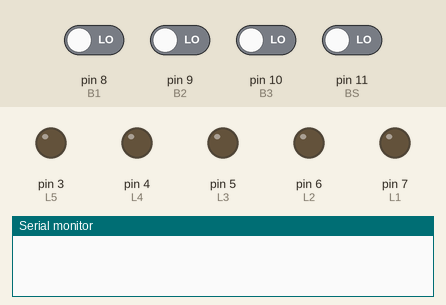
The sketch below on a simulated Arduino Uno, built with avr-gcc and run on an emulated ATmega328P. On the bench: output pins drawn as LEDs (lit = HIGH), the last lines printed to the serial monitor. Dashed ring = blinking. The test bench sets the inputs (shaded band); at power-on: pin 8 (B1), pin 9 (B2), pin 10 (B3), pin 11 (BS) LOW.

Above: at 1.2 s.
1.3 s: pin 8 (B1) driven HIGH
At 1.5 s:
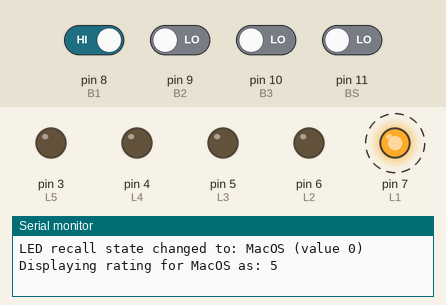
4.3 s: pin 8 (B1) driven LOW
At 5.4 s:
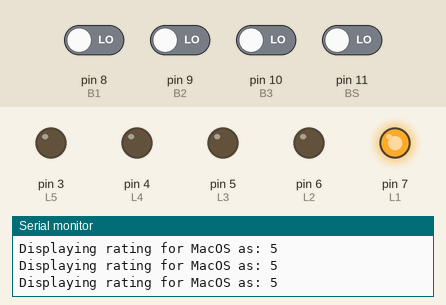
5.8 s: pin 9 (B2) driven HIGH
At 7.5 s:
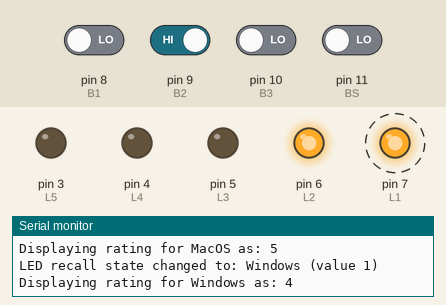
8.8 s: pin 9 (B2) driven LOW
At 8.8 s:
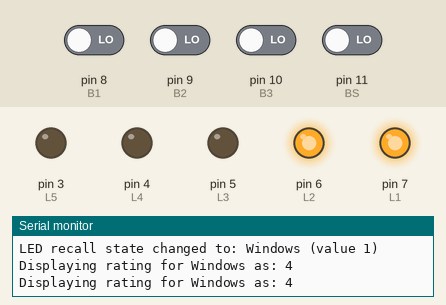
10.3 s: pin 10 (B3) driven HIGH
At 11.48 s:
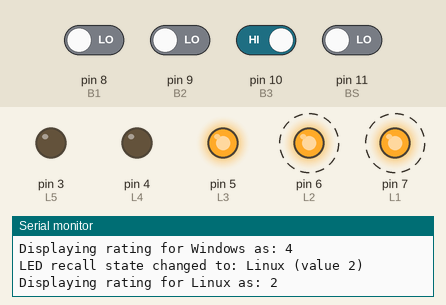
13.3 s: pin 10 (B3) driven LOW and pin 11 (BS) driven HIGH
Timing chart, 0 to 16.3 s (numbered marks = the images above; inputs shaded):
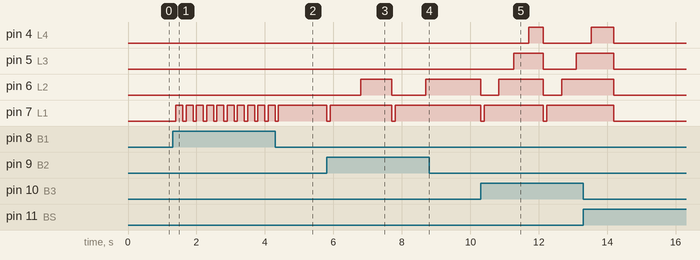

Measured:
- after the input at 1.3 s, pin 7 (L1): alternates HIGH for 0.20 s and LOW for 0.10 s, starting after 0.10 s
- after the input at 4.3 s, pin 7 (L1): goes on until 4.4 s, then stays HIGH
- after the input at 5.8 s, pin 6 (L2): LOW → HIGH after 1.0 s, → LOW 0.90 s later, → HIGH 1.0 s later; pin 7 (L1): alternates HIGH for 1.8 s and LOW for 0.10 s, starting at once
- after the input at 8.8 s, pin 6 (L2), pin 7 (L1): stays HIGH (without the input it goes to LOW after 0.80 s)
- after the input at 10.3 s, pin 4 (L4): LOW → HIGH after 1.4 s, → LOW 0.43 s later; pin 5 (L3): LOW → HIGH after 0.97 s, → LOW 0.87 s later, → HIGH 0.97 s later; pin 6 (L2): alternates HIGH for 1.3 s and LOW for 0.53 s, starting at once; pin 7 (L1): alternates HIGH for 1.7 s and LOW for 0.10 s, starting at once

The sketch:

main.ino
```cpp
#include <util/atomic.h>

#define L1 7
#define L2 6
#define L3 5
#define L4 4
#define L5 3

#define B1 8
#define B2 9
#define B3 10

#define BS 11

#define POT A0 // to set rating

enum LEDRecallState {
  MacOS,
  Windows,
  Linux,
  Invalid, // Invalid when appState != Recall
};

enum AppState {
  Modify,
  Recall,
  Start,
  TModify,
  TRecall,
  TStart
};


void setup()
{
  pinMode(L1, OUTPUT);
  pinMode(L2, OUTPUT);
  pinMode(L3, OUTPUT);
  pinMode(L4, OUTPUT);
  pinMode(L5, OUTPUT);

  pinMode(B1, INPUT);
  pinMode(B2, INPUT);
  pinMode(B3, INPUT);
  pinMode(BS, INPUT);

  pinMode(POT, INPUT);

  Serial.begin(9600);
}

AppState appState = Start;
LEDRecallState lrs = Invalid; // invalid since appState != Recall

AppState pastAppState = Start;
LEDRecallState pastLrs = Invalid;

// volatile int ratings[3] = {5, 2, 4};
int rating_1 = 5;
int rating_2 = 2;
int rating_3 = 4;

void loop()
{
  int curTime = millis();
  int prevTime = 0;

  if (pastAppState != appState) {
    Serial.print("App state has been changed to: ");
    Serial.println(appState);
    pastAppState = appState;

    // we don't finish transition to appState.Modify until user selects an OS to rate
    if (appState == TModify || appState == Start) reset();
  }

  if (digitalRead(B1) == HIGH) {
    buttonPress(MacOS);
    prevTime = curTime;
  }
  else if (digitalRead(B2) == HIGH) {
    buttonPress(Windows);
    prevTime = curTime;
  }
  else if (digitalRead(B3) == HIGH) {
    buttonPress(Linux);
    prevTime = curTime;
  }
  else if (digitalRead(BS) == HIGH) {
    // toggle
    if (appState != Modify && appState != TModify) {
      appState = TModify;
      lrs = Invalid; // lrs is set after an OS is selected; then app will transition from appState.TModify to appState.Modify
      Serial.println("Switched to appState.TModify mode");

      delay(200); // delay after toggle to prevent rapid switches
    }
    else {
      appState = TStart;
      reset();
      Serial.println("Switched to appState.TStart mode");

      delay(200); // delay after toggle to prevent rapid switches
      return;
    }
  }

  if (lrs != pastLrs) {
    Serial.print("LED recall state changed to: ");
    if (lrs == 0) Serial.println("MacOS (value 0)");
    if (lrs == 1) Serial.println("Windows (value 1)");
    if (lrs == 2) Serial.println("Linux (value 2)");
    if (lrs == 3) Serial.println("Invalid (value 3)");
    pastLrs = lrs;
  }

  if (appState == Recall) return;
  else if (appState == TRecall) {
    int safe_rating_1;
    int safe_rating_2;
    int safe_rating_3;
    ATOMIC_BLOCK(ATOMIC_RESTORESTATE) {
      safe_rating_1 = rating_1;
      safe_rating_2 = rating_2;
      safe_rating_3 = rating_3;
    }
    if (lrs == MacOS) {
      reset();
      delay(100);
      Serial.print("Displaying rating for MacOS as: ");
      Serial.println(safe_rating_1);
      animateTo(lrsFromRating(safe_rating_1));
    } else if(lrs == Linux) {
      reset();
      delay(100);
      Serial.print("Displaying rating for Linux as: ");
      Serial.println(safe_rating_2);
      animateTo(lrsFromRating(safe_rating_2));
    } else if (lrs == Windows) {
      reset();
      delay(100);
      Serial.print("Displaying rating for Windows as: ");
      Serial.println(safe_rating_3);
      animateTo(lrsFromRating(safe_rating_3));
    }
    appState = Recall; // finish transition
  }

  if (appState == Modify) {
    int cur_rating = lrsFromRating((analogRead(POT) - 40) / 240 + 1);
    Serial.println(cur_rating);

    int past_rating;
    if (lrs == MacOS) {
      past_rating = rating_1;
    } else if (lrs == Windows) {
      past_rating = rating_2;
    } else if (lrs == Linux) {
      past_rating = rating_3;
    }

    if (past_rating != cur_rating) {
      Serial.print("animate to: ");
      Serial.println(cur_rating);
      Serial.print("animate from: ");
      Serial.println(past_rating);
      animate(cur_rating, past_rating, true); // to, from
    }

    ATOMIC_BLOCK(ATOMIC_RESTORESTATE) {
      if (lrs == MacOS) {
        rating_1 = cur_rating;
      } else if (lrs == Windows) {
        rating_2 = cur_rating;
      } else if (lrs == Linux) {
        rating_3 = cur_rating;
      }
    }
  }
}

bool isTransitioning() {
  return (int) appState > 2;
}

void buttonPress(LEDRecallState param_lrs) {
  lrs = param_lrs;
  if (appState != Modify && appState != TModify) appState = TRecall;
  else if (appState == TModify) {
    appState = Modify;
    Serial.print("Switched to appState.Modify mode, selected the following to modify: ");
    Serial.println(lrs);
  }
}

int lrsFromRating(int rating) {
  return (rating - 1) + L5;
}

void animateTo(int n) {
  for (int i = L1; i >= n; --i) {
  	digitalWrite(i, HIGH);
    // Serial.println(1000 / (L1 - n));
    delay((700 / (L1 - n)) + 200);
  }
}

void animate(int to, int from, bool fast) {
  int time;
  if (fast) time = 100;
  else time = (700 / (from - to)) + 200;

  if (to < from) {
    for (int i = from; i >= to; --i) {
      digitalWrite(i, HIGH);
      // Serial.println(1000 / (from - to));
      delay(time);
    }
  } else if (to > from) {
    for (int i = from; i <= to; ++i) {
      digitalWrite(i, LOW);
      // Serial.println(1000 / (from - to));
      delay(time);
    }
  }
}

void reset() {
  digitalWrite(L1, LOW);
  digitalWrite(L2, LOW);
  digitalWrite(L3, LOW);
  digitalWrite(L4, LOW);
  digitalWrite(L5, LOW);
}
```
